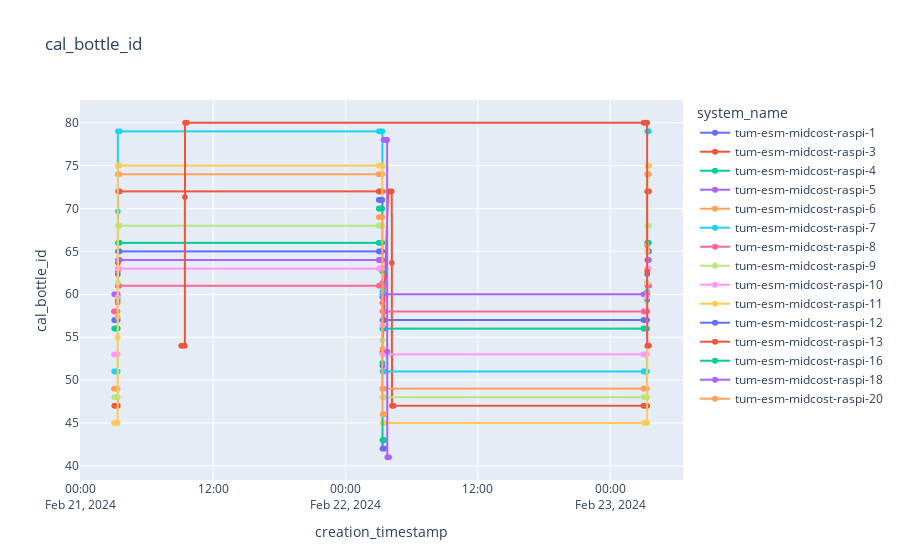

Write notebook code for a chart like this one.
### Markdown cell above
# Calibration Data

### Code cell
plot_sensor_measurement(df,sensor_id,col_name="cal_bottle_id",filter= '30s')

### Figure 1 — Plotly figure (JSON) as saved in the notebook; plotly's stock layout.template omitted (floating-point values rounded to 4 significant figures; data arrays with more than 128 entries replaced by an {"elided": "..."} marker saying what was removed)
{"data": [{"hovertemplate": "system_name=tum-esm-midcost-raspi-1<br>creation_timestamp=%{x}<br>cal_bottle_id=%{y}<extra></extra>", "legendgroup": "tum-esm-midcost-raspi-1", "line": {"color": "#636efa", "dash": "solid"}, "marker": {"symbol": "circle"}, "mode": "lines+markers", "name": "tum-esm-midcost-raspi-1", "showlegend": true, "type": "scattergl", "x": {"elided": "181 str values"}, "xaxis": "x", "y": {"elided": "181 float values"}, "yaxis": "y"}, {"hovertemplate": "system_name=tum-esm-midcost-raspi-3<br>creation_timestamp=%{x}<br>cal_bottle_id=%{y}<extra></extra>", "legendgroup": "tum-esm-midcost-raspi-3", "line": {"color": "#EF553B", "dash": "solid"}, "marker": {"symbol": "circle"}, "mode": "lines+markers", "name": "tum-esm-midcost-raspi-3", "showlegend": true, "type": "scattergl", "x": {"elided": "225 str values"}, "xaxis": "x", "y": {"elided": "225 float values"}, "yaxis": "y"}, {"hovertemplate": "system_name=tum-esm-midcost-raspi-4<br>creation_timestamp=%{x}<br>cal_bottle_id=%{y}<extra></extra>", "legendgroup": "tum-esm-midcost-raspi-4", "line": {"color": "#00cc96", "dash": "solid"}, "marker": {"symbol": "circle"}, "mode": "lines+markers", "name": "tum-esm-midcost-raspi-4", "showlegend": true, "type": "scattergl", "x": {"elided": "183 str values"}, "xaxis": "x", "y": {"elided": "183 float values"}, "yaxis": "y"}, {"hovertemplate": "system_name=tum-esm-midcost-raspi-5<br>creation_timestamp=%{x}<br>cal_bottle_id=%{y}<extra></extra>", "legendgroup": "tum-esm-midcost-raspi-5", "line": {"color": "#ab63fa", "dash": "solid"}, "marker": {"symbol": "circle"}, "mode": "lines+markers", "name": "tum-esm-midcost-raspi-5", "showlegend": true, "type": "scattergl", "x": {"elided": "183 str values"}, "xaxis": "x", "y": {"elided": "183 float values"}, "yaxis": "y"}, {"hovertemplate": "system_name=tum-esm-midcost-raspi-6<br>creation_timestamp=%{x}<br>cal_bottle_id=%{y}<extra></extra>", "legendgroup": "tum-esm-midcost-raspi-6", "line": {"color": "#FFA15A", "dash": "solid"}, "marker": {"symbol": "circle"}, "mode": "lines+markers", "name": "tum-esm-midcost-raspi-6", "showlegend": true, "type": "scattergl", "x": {"elided": "184 str values"}, "xaxis": "x", "y": {"elided": "184 float values"}, "yaxis": "y"}, {"hovertemplate": "system_name=tum-esm-midcost-raspi-7<br>creation_timestamp=%{x}<br>cal_bottle_id=%{y}<extra></extra>", "legendgroup": "tum-esm-midcost-raspi-7", "line": {"color": "#19d3f3", "dash": "solid"}, "marker": {"symbol": "circle"}, "mode": "lines+markers", "name": "tum-esm-midcost-raspi-7", "showlegend": true, "type": "scattergl", "x": {"elided": "183 str values"}, "xaxis": "x", "y": {"elided": "183 float values"}, "yaxis": "y"}, {"hovertemplate": "system_name=tum-esm-midcost-raspi-8<br>creation_timestamp=%{x}<br>cal_bottle_id=%{y}<extra></extra>", "legendgroup": "tum-esm-midcost-raspi-8", "line": {"color": "#FF6692", "dash": "solid"}, "marker": {"symbol": "circle"}, "mode": "lines+markers", "name": "tum-esm-midcost-raspi-8", "showlegend": true, "type": "scattergl", "x": {"elided": "183 str values"}, "xaxis": "x", "y": {"elided": "183 int values"}, "yaxis": "y"}, {"hovertemplate": "system_name=tum-esm-midcost-raspi-9<br>creation_timestamp=%{x}<br>cal_bottle_id=%{y}<extra></extra>", "legendgroup": "tum-esm-midcost-raspi-9", "line": {"color": "#B6E880", "dash": "solid"}, "marker": {"symbol": "circle"}, "mode": "lines+markers", "name": "tum-esm-midcost-raspi-9", "showlegend": true, "type": "scattergl", "x": {"elided": "183 str values"}, "xaxis": "x", "y": {"elided": "183 float values"}, "yaxis": "y"}, {"hovertemplate": "system_name=tum-esm-midcost-raspi-10<br>creation_timestamp=%{x}<br>cal_bottle_id=%{y}<extra></extra>", "legendgroup": "tum-esm-midcost-raspi-10", "line": {"color": "#FF97FF", "dash": "solid"}, "marker": {"symbol": "circle"}, "mode": "lines+markers", "name": "tum-esm-midcost-raspi-10", "showlegend": true, "type": "scattergl", "x": {"elided": "183 str values"}, "xaxis": "x", "y": {"elided": "183 float values"}, "yaxis": "y"}, {"hovertemplate": "system_name=tum-esm-midcost-raspi-11<br>creation_timestamp=%{x}<br>cal_bottle_id=%{y}<extra></extra>", "legendgroup": "tum-esm-midcost-raspi-11", "line": {"color": "#FECB52", "dash": "solid"}, "marker": {"symbol": "circle"}, "mode": "lines+markers", "name": "tum-esm-midcost-raspi-11", "showlegend": true, "type": "scattergl", "x": {"elided": "184 str values"}, "xaxis": "x", "y": {"elided": "184 int values"}, "yaxis": "y"}, {"hovertemplate": "system_name=tum-esm-midcost-raspi-12<br>creation_timestamp=%{x}<br>cal_bottle_id=%{y}<extra></extra>", "legendgroup": "tum-esm-midcost-raspi-12", "line": {"color": "#636efa", "dash": "solid"}, "marker": {"symbol": "circle"}, "mode": "lines+markers", "name": "tum-esm-midcost-raspi-12", "showlegend": true, "type": "scattergl", "x": ["2024-02-22T03:01:00+00:00", "2024-02-22T03:01:30+00:00", "2024-02-22T03:02:00+00:00", "2024-02-22T03:02:30+00:00", "2024-02-22T03:03:00+00:00", "2024-02-22T03:03:30+00:00", "2024-02-22T03:04:00+00:00", "2024-02-22T03:04:30+00:00", "2024-02-22T03:05:00+00:00", "2024-02-22T03:05:30+00:00", "2024-02-22T03:06:00+00:00", "2024-02-22T03:06:30+00:00", "2024-02-22T03:07:00+00:00", "2024-02-22T03:07:30+00:00", "2024-02-22T03:08:00+00:00", "2024-02-22T03:08:30+00:00", "2024-02-22T03:09:00+00:00", "2024-02-22T03:09:30+00:00", "2024-02-22T03:10:00+00:00", "2024-02-22T03:10:30+00:00", "2024-02-22T03:11:00+00:00", "2024-02-22T03:11:30+00:00", "2024-02-22T03:12:00+00:00", "2024-02-22T03:12:30+00:00", "2024-02-22T03:13:00+00:00", "2024-02-22T03:13:30+00:00", "2024-02-22T03:14:00+00:00", "2024-02-22T03:14:30+00:00", "2024-02-22T03:15:00+00:00", "2024-02-22T03:15:30+00:00", "2024-02-22T03:16:00+00:00", "2024-02-22T03:16:30+00:00", "2024-02-22T03:17:00+00:00", "2024-02-22T03:17:30+00:00", "2024-02-22T03:18:00+00:00", "2024-02-22T03:18:30+00:00", "2024-02-22T03:19:00+00:00", "2024-02-22T03:19:30+00:00", "2024-02-22T03:20:00+00:00", "2024-02-22T03:20:30+00:00", "2024-02-22T03:21:00+00:00", "2024-02-22T03:21:30+00:00", "2024-02-22T03:22:00+00:00", "2024-02-22T03:22:30+00:00", "2024-02-22T03:23:00+00:00", "2024-02-22T03:23:30+00:00", "2024-02-22T03:24:00+00:00", "2024-02-22T03:24:30+00:00", "2024-02-22T03:25:00+00:00", "2024-02-22T03:25:30+00:00", "2024-02-22T03:26:00+00:00", "2024-02-22T03:26:30+00:00", "2024-02-22T03:27:00+00:00", "2024-02-22T03:27:30+00:00", "2024-02-22T03:28:00+00:00", "2024-02-22T03:28:30+00:00", "2024-02-22T03:29:00+00:00", "2024-02-22T03:29:30+00:00", "2024-02-22T03:30:00+00:00", "2024-02-22T03:30:30+00:00", "2024-02-22T03:31:00+00:00"], "xaxis": "x", "y": [71, 71, 71, 71, 71, 71, 71, 71, 71, 71, 71, 71, 71, 71, 71, 71, 71, 71, 71, 71, 71, 71, 71, 71, 71, 71, 71, 71, 71, 71, 71, 71, 71, 71, 71, 71, 71, 71, 71, 71, 51.67, 42, 42, 42, 42, 42, 42, 42, 42, 42, 42, 42, 42, 42, 42, 42, 42, 42, 42, 42, 42], "yaxis": "y"}, {"hovertemplate": "system_name=tum-esm-midcost-raspi-13<br>creation_timestamp=%{x}<br>cal_bottle_id=%{y}<extra></extra>", "legendgroup": "tum-esm-midcost-raspi-13", "line": {"color": "#EF553B", "dash": "solid"}, "marker": {"symbol": "circle"}, "mode": "lines+markers", "name": "tum-esm-midcost-raspi-13", "showlegend": true, "type": "scattergl", "x": ["2024-02-21T09:06:00+00:00", "2024-02-21T09:06:30+00:00", "2024-02-21T09:07:00+00:00", "2024-02-21T09:07:30+00:00", "2024-02-21T09:08:00+00:00", "2024-02-21T09:08:30+00:00", "2024-02-21T09:09:00+00:00", "2024-02-21T09:09:30+00:00", "2024-02-21T09:10:00+00:00", "2024-02-21T09:10:30+00:00", "2024-02-21T09:11:00+00:00", "2024-02-21T09:11:30+00:00", "2024-02-21T09:12:00+00:00", "2024-02-21T09:12:30+00:00", "2024-02-21T09:13:00+00:00", "2024-02-21T09:13:30+00:00", "2024-02-21T09:14:00+00:00", "2024-02-21T09:14:30+00:00", "2024-02-21T09:15:00+00:00", "2024-02-21T09:15:30+00:00", "2024-02-21T09:16:00+00:00", "2024-02-21T09:16:30+00:00", "2024-02-21T09:17:00+00:00", "2024-02-21T09:17:30+00:00", "2024-02-21T09:18:00+00:00", "2024-02-21T09:18:30+00:00", "2024-02-21T09:19:00+00:00", "2024-02-21T09:19:30+00:00", "2024-02-21T09:20:00+00:00", "2024-02-21T09:20:30+00:00", "2024-02-21T09:21:00+00:00", "2024-02-21T09:21:30+00:00", "2024-02-21T09:22:00+00:00", "2024-02-21T09:22:30+00:00", "2024-02-21T09:23:00+00:00", "2024-02-21T09:23:30+00:00", "2024-02-21T09:24:00+00:00", "2024-02-21T09:24:30+00:00", "2024-02-21T09:25:00+00:00", "2024-02-21T09:25:30+00:00", "2024-02-21T09:26:00+00:00", "2024-02-21T09:26:30+00:00", "2024-02-21T09:27:00+00:00", "2024-02-21T09:27:30+00:00", "2024-02-21T09:28:00+00:00", "2024-02-21T09:28:30+00:00", "2024-02-21T09:29:00+00:00", "2024-02-21T09:29:30+00:00", "2024-02-21T09:30:00+00:00", "2024-02-21T09:30:30+00:00", "2024-02-21T09:31:00+00:00", "2024-02-21T09:31:30+00:00", "2024-02-21T09:32:00+00:00", "2024-02-21T09:32:30+00:00", "2024-02-21T09:33:00+00:00", "2024-02-21T09:33:30+00:00", "2024-02-21T09:34:00+00:00", "2024-02-21T09:34:30+00:00", "2024-02-21T09:35:00+00:00", "2024-02-21T09:35:30+00:00", "2024-02-21T09:36:00+00:00", "2024-02-21T09:36:30+00:00", "2024-02-23T03:01:30+00:00", "2024-02-23T03:02:00+00:00", "2024-02-23T03:02:30+00:00", "2024-02-23T03:03:00+00:00", "2024-02-23T03:03:30+00:00", "2024-02-23T03:04:00+00:00", "2024-02-23T03:04:30+00:00", "2024-02-23T03:05:00+00:00", "2024-02-23T03:05:30+00:00", "2024-02-23T03:06:00+00:00", "2024-02-23T03:06:30+00:00", "2024-02-23T03:07:00+00:00", "2024-02-23T03:07:30+00:00", "2024-02-23T03:08:00+00:00", "2024-02-23T03:08:30+00:00", "2024-02-23T03:09:00+00:00", "2024-02-23T03:09:30+00:00", "2024-02-23T03:10:00+00:00", "2024-02-23T03:10:30+00:00", "2024-02-23T03:11:00+00:00", "2024-02-23T03:11:30+00:00", "2024-02-23T03:12:00+00:00", "2024-02-23T03:12:30+00:00", "2024-02-23T03:13:00+00:00", "2024-02-23T03:13:30+00:00", "2024-02-23T03:14:00+00:00", "2024-02-23T03:14:30+00:00", "2024-02-23T03:15:00+00:00", "2024-02-23T03:15:30+00:00", "2024-02-23T03:16:00+00:00", "2024-02-23T03:16:30+00:00", "2024-02-23T03:17:00+00:00", "2024-02-23T03:17:30+00:00", "2024-02-23T03:18:00+00:00", "2024-02-23T03:18:30+00:00", "2024-02-23T03:19:00+00:00", "2024-02-23T03:19:30+00:00", "2024-02-23T03:20:00+00:00", "2024-02-23T03:20:30+00:00", "2024-02-23T03:21:00+00:00", "2024-02-23T03:21:30+00:00", "2024-02-23T03:22:00+00:00", "2024-02-23T03:22:30+00:00", "2024-02-23T03:23:00+00:00", "2024-02-23T03:23:30+00:00", "2024-02-23T03:24:00+00:00", "2024-02-23T03:24:30+00:00", "2024-02-23T03:25:00+00:00", "2024-02-23T03:25:30+00:00", "2024-02-23T03:26:00+00:00", "2024-02-23T03:26:30+00:00", "2024-02-23T03:27:00+00:00", "2024-02-23T03:27:30+00:00", "2024-02-23T03:28:00+00:00", "2024-02-23T03:28:30+00:00", "2024-02-23T03:29:00+00:00", "2024-02-23T03:29:30+00:00", "2024-02-23T03:30:00+00:00", "2024-02-23T03:30:30+00:00", "2024-02-23T03:31:00+00:00", "2024-02-23T03:31:30+00:00"], "xaxis": "x", "y": [54, 54, 54, 54, 54, 54, 54, 54, 54, 54, 54, 54, 54, 54, 54, 54, 54, 54, 54, 54, 54, 54, 54, 54, 54, 54, 54, 54, 54, 54, 54, 54, 54, 54, 54, 54, 54, 54, 54, 54, 54, 71.33, 80, 80, 80, 80, 80, 80, 80, 80, 80, 80, 80, 80, 80, 80, 80, 80, 80, 80, 80, 80, 80, 80, 80, 80, 80, 80, 80, 80, 80, 80, 80, 80, 80, 80, 80, 80, 80, 80, 80, 80, 80, 80, 80, 80, 80, 80, 80, 80, 80, 80, 80, 80, 80, 80, 80, 80, 80, 80, 80, 80, 62.67, 54, 54, 54, 54, 54, 54, 54, 54, 54, 54, 54, 54, 54, 54, 54, 54, 54, 54, 54, 54], "yaxis": "y"}, {"hovertemplate": "system_name=tum-esm-midcost-raspi-16<br>creation_timestamp=%{x}<br>cal_bottle_id=%{y}<extra></extra>", "legendgroup": "tum-esm-midcost-raspi-16", "line": {"color": "#00cc96", "dash": "solid"}, "marker": {"symbol": "circle"}, "mode": "lines+markers", "name": "tum-esm-midcost-raspi-16", "showlegend": true, "type": "scattergl", "x": ["2024-02-22T03:01:00+00:00", "2024-02-22T03:01:30+00:00", "2024-02-22T03:02:00+00:00", "2024-02-22T03:02:30+00:00", "2024-02-22T03:03:00+00:00", "2024-02-22T03:03:30+00:00", "2024-02-22T03:04:00+00:00", "2024-02-22T03:04:30+00:00", "2024-02-22T03:05:00+00:00", "2024-02-22T03:05:30+00:00", "2024-02-22T03:06:00+00:00", "2024-02-22T03:06:30+00:00", "2024-02-22T03:07:00+00:00", "2024-02-22T03:07:30+00:00", "2024-02-22T03:08:00+00:00", "2024-02-22T03:08:30+00:00", "2024-02-22T03:09:00+00:00", "2024-02-22T03:09:30+00:00", "2024-02-22T03:10:00+00:00", "2024-02-22T03:10:30+00:00", "2024-02-22T03:11:00+00:00", "2024-02-22T03:11:30+00:00", "2024-02-22T03:12:00+00:00", "2024-02-22T03:12:30+00:00", "2024-02-22T03:13:00+00:00", "2024-02-22T03:13:30+00:00", "2024-02-22T03:14:00+00:00", "2024-02-22T03:14:30+00:00", "2024-02-22T03:15:00+00:00", "2024-02-22T03:15:30+00:00", "2024-02-22T03:16:00+00:00", "2024-02-22T03:16:30+00:00", "2024-02-22T03:17:00+00:00", "2024-02-22T03:17:30+00:00", "2024-02-22T03:18:00+00:00", "2024-02-22T03:18:30+00:00", "2024-02-22T03:19:00+00:00", "2024-02-22T03:19:30+00:00", "2024-02-22T03:20:00+00:00", "2024-02-22T03:20:30+00:00", "2024-02-22T03:21:00+00:00", "2024-02-22T03:21:30+00:00", "2024-02-22T03:22:00+00:00", "2024-02-22T03:22:30+00:00", "2024-02-22T03:23:00+00:00", "2024-02-22T03:23:30+00:00", "2024-02-22T03:24:00+00:00", "2024-02-22T03:24:30+00:00", "2024-02-22T03:25:00+00:00", "2024-02-22T03:25:30+00:00", "2024-02-22T03:26:00+00:00", "2024-02-22T03:26:30+00:00", "2024-02-22T03:27:00+00:00", "2024-02-22T03:27:30+00:00", "2024-02-22T03:28:00+00:00", "2024-02-22T03:28:30+00:00", "2024-02-22T03:29:00+00:00", "2024-02-22T03:29:30+00:00", "2024-02-22T03:30:00+00:00", "2024-02-22T03:30:30+00:00", "2024-02-22T03:31:00+00:00"], "xaxis": "x", "y": [70, 70, 70, 70, 70, 70, 70, 70, 70, 70, 70, 70, 70, 70, 70, 70, 70, 70, 70, 70, 70, 70, 70, 70, 70, 70, 70, 70, 70, 70, 70, 70, 70, 70, 70, 70, 70, 70, 70, 70, 52, 43, 43, 43, 43, 43, 43, 43, 43, 43, 43, 43, 43, 43, 43, 43, 43, 43, 43, 43, 43], "yaxis": "y"}, {"hovertemplate": "system_name=tum-esm-midcost-raspi-18<br>creation_timestamp=%{x}<br>cal_bottle_id=%{y}<extra></extra>", "legendgroup": "tum-esm-midcost-raspi-18", "line": {"color": "#ab63fa", "dash": "solid"}, "marker": {"symbol": "circle"}, "mode": "lines+markers", "name": "tum-esm-midcost-raspi-18", "showlegend": true, "type": "scattergl", "x": ["2024-02-22T03:27:00+00:00", "2024-02-22T03:27:30+00:00", "2024-02-22T03:28:00+00:00", "2024-02-22T03:28:30+00:00", "2024-02-22T03:29:00+00:00", "2024-02-22T03:29:30+00:00", "2024-02-22T03:30:00+00:00", "2024-02-22T03:30:30+00:00", "2024-02-22T03:31:00+00:00", "2024-02-22T03:31:30+00:00", "2024-02-22T03:32:00+00:00", "2024-02-22T03:32:30+00:00", "2024-02-22T03:33:00+00:00", "2024-02-22T03:33:30+00:00", "2024-02-22T03:34:00+00:00", "2024-02-22T03:34:30+00:00", "2024-02-22T03:35:00+00:00", "2024-02-22T03:35:30+00:00", "2024-02-22T03:36:00+00:00", "2024-02-22T03:36:30+00:00", "2024-02-22T03:37:00+00:00", "2024-02-22T03:37:30+00:00", "2024-02-22T03:38:00+00:00", "2024-02-22T03:38:30+00:00", "2024-02-22T03:39:00+00:00", "2024-02-22T03:39:30+00:00", "2024-02-22T03:40:00+00:00", "2024-02-22T03:40:30+00:00", "2024-02-22T03:41:00+00:00", "2024-02-22T03:41:30+00:00", "2024-02-22T03:42:00+00:00", "2024-02-22T03:42:30+00:00", "2024-02-22T03:43:00+00:00", "2024-02-22T03:43:30+00:00", "2024-02-22T03:44:00+00:00", "2024-02-22T03:44:30+00:00", "2024-02-22T03:45:00+00:00", "2024-02-22T03:45:30+00:00", "2024-02-22T03:46:00+00:00", "2024-02-22T03:46:30+00:00", "2024-02-22T03:47:00+00:00", "2024-02-22T03:47:30+00:00", "2024-02-22T03:48:00+00:00", "2024-02-22T03:48:30+00:00", "2024-02-22T03:49:00+00:00", "2024-02-22T03:49:30+00:00", "2024-02-22T03:50:00+00:00", "2024-02-22T03:50:30+00:00", "2024-02-22T03:51:00+00:00", "2024-02-22T03:51:30+00:00", "2024-02-22T03:52:00+00:00", "2024-02-22T03:52:30+00:00", "2024-02-22T03:53:00+00:00", "2024-02-22T03:53:30+00:00", "2024-02-22T03:54:00+00:00", "2024-02-22T03:54:30+00:00", "2024-02-22T03:55:00+00:00", "2024-02-22T03:55:30+00:00", "2024-02-22T03:56:00+00:00", "2024-02-22T03:56:30+00:00", "2024-02-22T03:57:00+00:00"], "xaxis": "x", "y": [78, 78, 78, 78, 78, 78, 78, 78, 78, 78, 78, 78, 78, 78, 78, 78, 78, 78, 78, 78, 78, 78, 78, 78, 78, 78, 78, 78, 78, 78, 78, 78, 78, 78, 78, 78, 78, 78, 78, 78, 53.33, 41, 41, 41, 41, 41, 41, 41, 41, 41, 41, 41, 41, 41, 41, 41, 41, 41, 41, 41, 41], "yaxis": "y"}, {"hovertemplate": "system_name=tum-esm-midcost-raspi-20<br>creation_timestamp=%{x}<br>cal_bottle_id=%{y}<extra></extra>", "legendgroup": "tum-esm-midcost-raspi-20", "line": {"color": "#FFA15A", "dash": "solid"}, "marker": {"symbol": "circle"}, "mode": "lines+markers", "name": "tum-esm-midcost-raspi-20", "showlegend": true, "type": "scattergl", "x": ["2024-02-22T03:01:00+00:00", "2024-02-22T03:01:30+00:00", "2024-02-22T03:02:00+00:00", "2024-02-22T03:02:30+00:00", "2024-02-22T03:03:00+00:00", "2024-02-22T03:03:30+00:00", "2024-02-22T03:04:00+00:00", "2024-02-22T03:04:30+00:00", "2024-02-22T03:05:00+00:00", "2024-02-22T03:05:30+00:00", "2024-02-22T03:06:00+00:00", "2024-02-22T03:06:30+00:00", "2024-02-22T03:07:00+00:00", "2024-02-22T03:07:30+00:00", "2024-02-22T03:08:00+00:00", "2024-02-22T03:08:30+00:00", "2024-02-22T03:09:00+00:00", "2024-02-22T03:09:30+00:00", "2024-02-22T03:10:00+00:00", "2024-02-22T03:10:30+00:00", "2024-02-22T03:11:00+00:00", "2024-02-22T03:11:30+00:00", "2024-02-22T03:12:00+00:00", "2024-02-22T03:12:30+00:00", "2024-02-22T03:13:00+00:00", "2024-02-22T03:13:30+00:00", "2024-02-22T03:14:00+00:00", "2024-02-22T03:14:30+00:00", "2024-02-22T03:15:00+00:00", "2024-02-22T03:15:30+00:00", "2024-02-22T03:16:00+00:00", "2024-02-22T03:16:30+00:00", "2024-02-22T03:17:00+00:00", "2024-02-22T03:17:30+00:00", "2024-02-22T03:18:00+00:00", "2024-02-22T03:18:30+00:00", "2024-02-22T03:19:00+00:00", "2024-02-22T03:19:30+00:00", "2024-02-22T03:20:00+00:00", "2024-02-22T03:20:30+00:00", "2024-02-22T03:21:00+00:00", "2024-02-22T03:21:30+00:00", "2024-02-22T03:22:00+00:00", "2024-02-22T03:22:30+00:00", "2024-02-22T03:23:00+00:00", "2024-02-22T03:23:30+00:00", "2024-02-22T03:24:00+00:00", "2024-02-22T03:24:30+00:00", "2024-02-22T03:25:00+00:00", "2024-02-22T03:25:30+00:00", "2024-02-22T03:26:00+00:00", "2024-02-22T03:26:30+00:00", "2024-02-22T03:27:00+00:00", "2024-02-22T03:27:30+00:00", "2024-02-22T03:28:00+00:00", "2024-02-22T03:28:30+00:00", "2024-02-22T03:29:00+00:00", "2024-02-22T03:29:30+00:00", "2024-02-22T03:30:00+00:00", "2024-02-22T03:30:30+00:00", "2024-02-22T03:31:00+00:00"], "xaxis": "x", "y": [69, 69, 69, 69, 69, 69, 69, 69, 69, 69, 69, 69, 69, 69, 69, 69, 69, 69, 69, 69, 69, 69, 69, 69, 69, 69, 69, 69, 69, 69, 69, 69, 69, 69, 69, 69, 69, 69, 69, 69, 53.67, 46, 46, 46, 46, 46, 46, 46, 46, 46, 46, 46, 46, 46, 46, 46, 46, 46, 46, 46, 46], "yaxis": "y"}], "layout": {"legend": {"title": {"text": "system_name"}, "tracegroupgap": 0}, "title": {"text": "cal_bottle_id"}, "xaxis": {"anchor": "y", "domain": [0, 1], "title": {"text": "creation_timestamp"}}, "yaxis": {"anchor": "x", "domain": [0, 1], "title": {"text": "cal_bottle_id"}}}}
